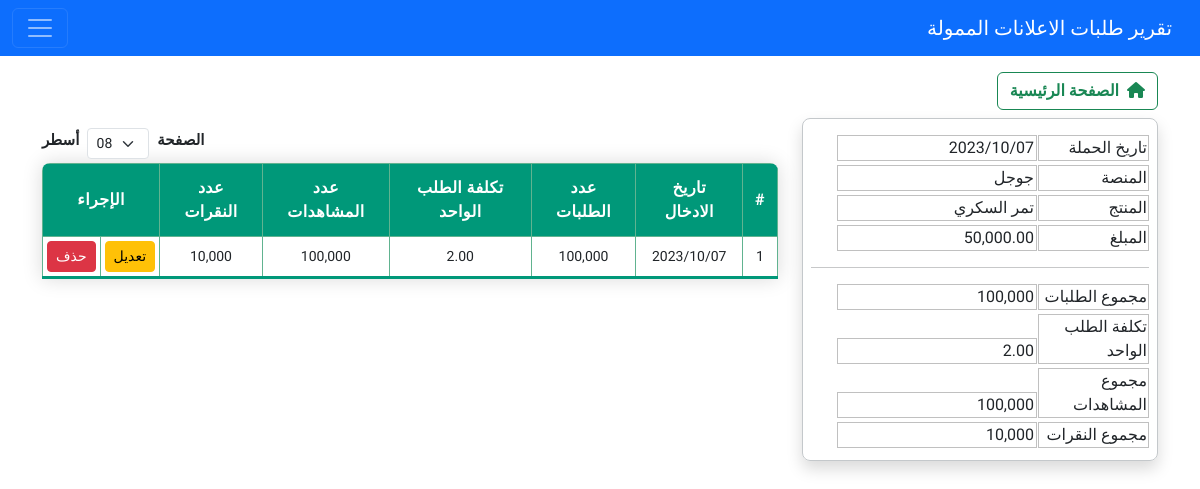
/detail_request/3, run on the app's committed database.
### app/models.py (models this page shows, shortened)
class MediaBuying(models.Model):
    media_campaign_date = models.DateField()
    media_name = models.CharField(max_length=300,null=True)
    media_platform = models.CharField(max_length=300,null=True)
    media_product = models.CharField(max_length=300,null=True)
    media_amount = models.DecimalField(max_digits=8, null=True, decimal_places = 2)
    media_amount_dollar = models.DecimalField(max_digits=8, null=True, decimal_places = 2)
    media_date_created = models.DateTimeField(auto_now_add=True,null=True)

class MediaBuyingRequests(models.Model):
    media_request = models.ForeignKey(MediaBuying, null=True, on_delete=models.CASCADE)
    media_date_request = models.DateField(null=True)
    media_approx_requests = models.IntegerField(null=True)
    media_cost_per_request = models.DecimalField(max_digits=8, null=True, decimal_places = 2)
    media_total_impressions = models.IntegerField(null=True)
    media_total_clicks = models.IntegerField(null=True)
    media_request_date_created = models.DateTimeField(auto_now_add=True,null=True)

### app/views.py (the view)
# urls.py: path('detail_request/<str:id>', views.mediaDetailRequest, name="detail_request"),
def mediaDetailRequest(request, id):
    selected_campaign = MediaBuying.objects.get(id=id)
    selected_requests = MediaBuyingRequests.objects.filter(media_request=selected_campaign)
    media_approx_requests = selected_requests.values_list('media_approx_requests', flat=True).aggregate(Sum('media_approx_requests'))['media_approx_requests__sum']
    if media_approx_requests:
        media_cost_per_request = str(round(media_approx_requests / selected_campaign.media_amount,2))
    else:
        media_cost_per_request = 0
    media_total_impressions = selected_requests.values_list('media_total_impressions', flat=True).aggregate(Sum('media_total_impressions'))['media_total_impressions__sum']
    media_total_clicks = selected_requests.values_list('media_total_clicks', flat=True).aggregate(Sum('media_total_clicks'))['media_total_clicks__sum']
    context = {
        'selected_requests':selected_requests,
        'selected_campaign':selected_campaign,
        'media_approx_requests':media_approx_requests,
        'media_cost_per_request':media_cost_per_request,
        'media_total_impressions':media_total_impressions,
        'media_total_clicks':media_total_clicks,
    }
    return render(request, 'detail_request.html', context)

### app/templates/detail_request.html (shortened to what this page needs)
{% extends 'base.html' %}
{% block link-path %}<a class="navbar-brand" href="#">تقرير طلبات الاعلانات الممولة</a>{% endblock link-path %}
{% block content %}
{% if selected_requests %}
<a href="{% url 'index' %}" class="btn btn-outline-success" style="font-weight: bold;"><i class="fas fa-home"></i>&nbsp; الصفحة الرئيسية</a>
<div class="dividersss1">
    <div class="row mt-2">
        <div class="col-4">
            <div class="border border-secondary-subtle p-2 rounded-3 shadow">
                <div class="mt-2 mb-1">
                    <span style="border: 1px solid #C0C0C0; width: 111px;display:inline-block; padding-right: 1px; margin-left: 1px;">تاريخ الحملة</span><span style="border: 1px solid #C0C0C0; width: 200px;display: inline-block;padding-right: 2px;">{{selected_campaign.media_campaign_date|date:'Y/m/d'}}</span>
                </div>
                <div class="mb-1">
                    <span style="border: 1px solid #C0C0C0; width: 111px;display:inline-block; padding-right: 1px;margin-left: 1px;">المنصة</span><span style="border: 1px solid #C0C0C0; width: 200px;display: inline-block;padding-right: 2px;">{{selected_campaign.media_platform}}</span>
                </div>
                <div class="mb-1">
                    <span style="border: 1px solid #C0C0C0; width: 111px;display:inline-block; padding-right: 1px;margin-left: 1px;">المنتج</span><span style="border: 1px solid #C0C0C0; width: 200px;display: inline-block;padding-right: 2px;">{{selected_campaign.media_product}}</span>
                </div>
                <div>
                    <span style="border: 1px solid #C0C0C0; width: 111px;display:inline-block; padding-right: 1px;margin-left: 1px;">المبلغ</span><span id="request_cost" style="border: 1px solid #C0C0C0; width: 200px;display: inline-block;padding-right: 2px;">{{selected_campaign.media_amount|floatformat:'2g'}}</span>
                </div>
                <hr>
                <div class="mb-1">
                    <span style="border: 1px solid #C0C0C0; width: 111px;display:inline-block; padding-right: 1px;margin-left: 1px;">مجموع الطلبات</span><span style="border: 1px solid #C0C0C0; width: 200px;display: inline-block;padding-right: 2px;">{{media_approx_requests|floatformat:'0g'}}</span>
                </div>
                <div class="mb-1">
                    <span style="border: 1px solid #C0C0C0; width: 111px;display:inline-block; padding-right: 1px;margin-left: 1px;">تكلفة الطلب الواحد</span><span style="border: 1px solid #C0C0C0; width: 200px;display: inline-block;padding-right: 2px;">{{media_cost_per_request}}</span>
                </div>
                <div class="mb-1">
                    <span style="border: 1px solid #C0C0C0; width: 111px;display:inline-block; padding-right: 1px;margin-left: 1px;">مجموع المشاهدات</span><span style="border: 1px solid #C0C0C0; width: 200px;display: inline-block;padding-right: 2px;">{{media_total_impressions|floatformat:'0g'}}</span>
                </div>
                <div class="mb-1">
                    <span style="border: 1px solid #C0C0C0; width: 111px;display:inline-block; padding-right: 1px;margin-left: 1px;">مجموع النقرات</span><span style="border: 1px solid #C0C0C0; width: 200px;display: inline-block;padding-right: 2px;">{{media_total_clicks|floatformat:'0g'}}</span>
                </div>
            </div>
        </div>
        <div class="col-8">
            <div class="tbl-container">
                <div class="d-flex justify-content-between mb-1 header">
                    <div class="d-flex align-items-center items-controller">
                        <h5 style="font-size: 15px; font-weight: bold;" class="align-self-center">الصفحة</h5>
                        <select name="" class="mx-2 form-select form-select-sm align-self-center" id="itemperpage">
                            <option value="08" selected>08</option>
                        </select>
                        <h5 style="font-size: 15px; font-weight: bold;" class="align-self-center">أسطر</h5>
                    </div>
                </div>
                <table class="tbl">
                    <thead>
                        <tr>
                            <th>#</th>
                            <th>تاريخ الادخال</th>
                            <th>عدد الطلبات</th>
                            <th>تكلفة الطلب الواحد</th>
                            <th>عدد المشاهدات</th>
                            <th>عدد النقرات</th>
                            <th colspan="2">الإجراء</th>
                        </tr>
                    </thead>
                    <tbody>
                        {% for selected_request in selected_requests %}
                        <tr>
                            <td data-label="#">{{forloop.counter}}</td>
                            <td data-label="تاريخ الادخال">{{selected_request.media_date_request|date:'Y/m/d'}}</td>
                            <td data-label="عدد الطلبات">{{selected_request.media_approx_requests|floatformat:'0g'}}</td>
                            <td data-label="تكلفة الطلب الواحد">{{selected_request.media_cost_per_request}}</td>
                            <td data-label="عدد المشاهدات">{{selected_request.media_total_impressions|floatformat:'0g'}}</td>
                            <td data-label="عدد النقرات">{{selected_request.media_total_clicks|floatformat:'0g'}}</td>
                            <td data-label="إجراء"><a href="#" class="btn btn-warning btn-sm btnsize" data-bs-toggle="modal" data-bs-target="#updateRequest{{selected_request.id}}">تعديل</a></td>
                            <td data-label="إجراء"><a href="#" class="btn btn-danger btn-sm btnsize" data-bs-toggle="modal" data-bs-target="#deleteRequest{{selected_request.id}}">حذف</a></td>
                        </tr>
                        {% endfor %}
                    </tbody>
                </table>
            </div>
        </div>
    </div>
</div>
{% else %}
{% include 'notFoundRequest.html' %}
{% endif %}
{% endblock content %}

### app/static/css/style.css (style rules this page uses)
html, body { font-family: 'Amiri', serif; }
.tbl-container { margin: 10px auto 0; }
.tbl { width: 100%; border-collapse:collapse; border-radius: 8px 8px 0 0; overflow: hidden; box-shadow: 0 0 20px rgba(0, 0, 0, 0.15); }
.tbl thead { background-color: #009879; }
.tbl thead tr th { font-size: 16px; font-weight: bold; text-align: center; letter-spacing: 0.35px; color: #FFFFFF; opacity: 1; padding: 12px; vertical-align: middle; border: 1px solid #61b390; }
.tbl tbody tr td { font-size: 14px; font-weight: normal; padding: 4px; text-align: center; border: 1px solid #61b390; }
.tbl tbody tr:last-of-type { border-bottom: 3px solid #009879; }

### data on the page
MediaBuying: media_campaign_date "2023/10/07", media_platform "جوجل", media_product "تمر السكري", media_amount "50,000.00"
MediaBuyingRequests: media_date_request "2023/10/07", media_approx_requests "100,000", media_cost_per_request "2.00", media_total_impressions "100,000", media_total_clicks "10,000"

### other printed values
{{ media_approx_requests|floatformat:'0g' }} "100,000"
{{ media_cost_per_request }} "2.00"
{{ media_total_impressions|floatformat:'0g' }} "100,000"
{{ media_total_clicks|floatformat:'0g' }} "10,000"
